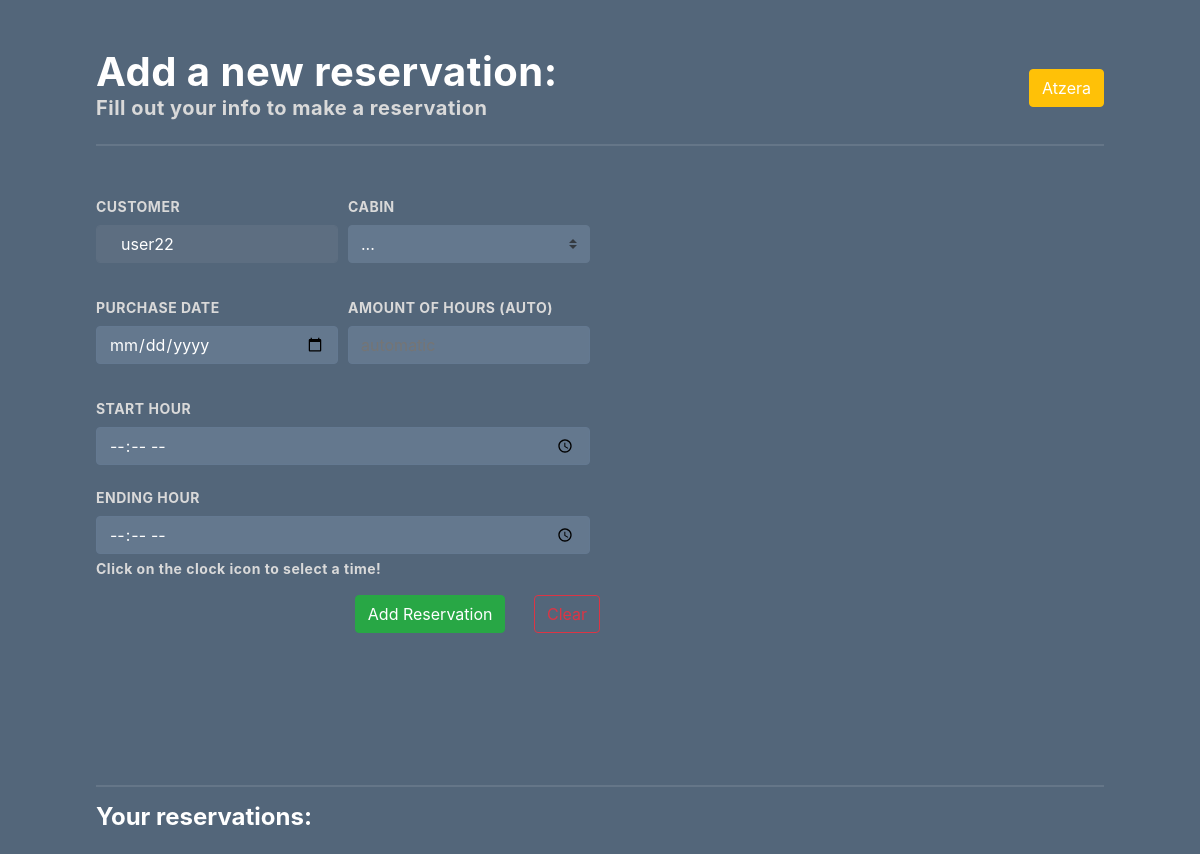
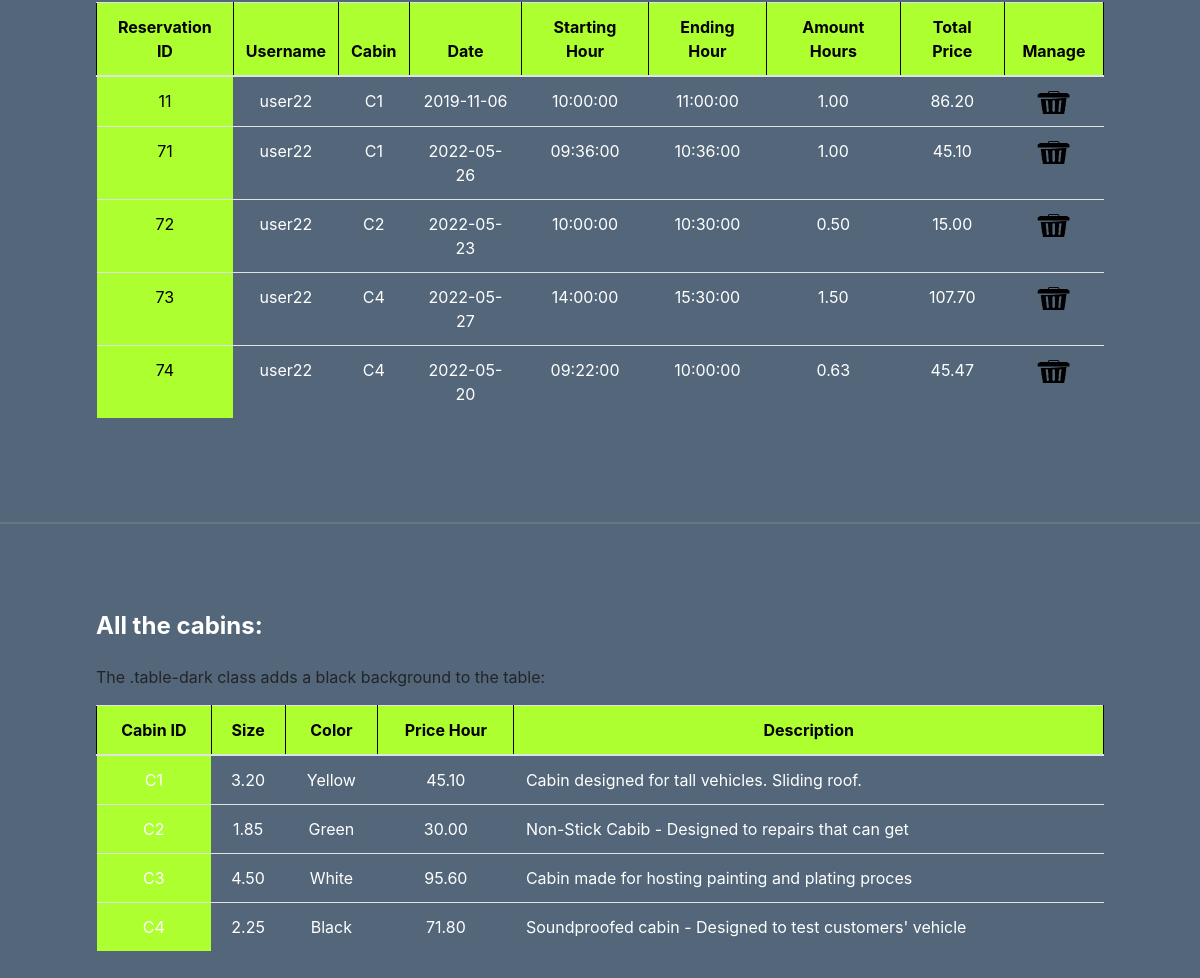
The app's page /Markup_Language/finalVersion/newReservationFinalForm.php (signed in) with its own data (2 pictures, top to bottom).
### tables this page shows
CREATE TABLE `reservation` (
  `id_Reservation` int(50) NOT NULL,
  `cust_Username` varchar(50) NOT NULL,
  `id_cabin` varchar(10) NOT NULL,
  `Date` date NOT NULL,
  `Starting_Hour` time NOT NULL,
  `Ending_Hour` time NOT NULL,
  `Amount_Hours` double(10,2) NOT NULL,
  `Total_Price` double(10,2) NOT NULL
);

CREATE TABLE `cabin` (
  `Cabin_ID` varchar(10) NOT NULL,
  `id_worker` int(20) NOT NULL,
  `Size` double(3,2) NOT NULL,
  `Color` varchar(20) NOT NULL,
  `Price_Hour` double(5,2) NOT NULL,
  `Description` varchar(100) NOT NULL
);

### Markup_Language/finalVersion/newReservationFinalForm.php (the view, shortened to what this page needs)
<!DOCTYPE html>
<html lang="en">
<head>
    <link rel="stylesheet" href="https://cdn.jsdelivr.net/npm/bootstrap@4.6.1/dist/css/bootstrap.min.css">
    <link rel="stylesheet" href="newreservationform.css">
</head>
<body>
    <?php
    $currentUser = $_SESSION['usuario'];
    ?>
    <div class="p-5 mx-5">
        <div class="d-flex justify-content-between align-items-center">
            <div>
                <h1 class="font-weight-bold text-white m-0 tracking">Add a new reservation:</h1>
                <p class="font-weight-bold gray-light h5 tracking">Fill out your info to make a reservation</p>
            </div>
            <div>
                <a href="webCustomersFinal.php">
                    <button class="btn btn-warning text-white">Atzera</button>
                </a>
            </div>
        </div>
        <hr>
        <form id="form-container" action="insertNewReservation.php" method="POST">
            <div class="form-row w-50 mt-5">
                <div class="col form-group">
                    <label for="currentUser" class="text-uppercase font-weight-bold gray-light tracking fs-6">Customer</label>
                    <input type="text" id="currentUser" class="form-control form-bg-blue text-white" disabled placeholder="<?php echo $currentUser ?>">
                </div>
                <div class="col form-group">
                    <label for="currentUser" class="text-uppercase font-weight-bold gray-light tracking fs-6">Cabin</label>
                    <select name="cabinChoices" class="custom-select form-bg-blue text-white mb-3" required>
                        <option selected>...</option>
                    </select>
                </div>
            </div>
            <div class="form-row w-50">
                <div class="col form-group">
                    <label for="datepicker" class="text-uppercase font-weight-bold gray-light tracking fs-6">purchase date</label>
                    <input id="datepicker" type="date" name="reservationDate" placeholder="specify date" class="formAlign custom-select-date" required />
                </div>
                <div class="col form-group">
                    <label for="currentUser" class="text-uppercase font-weight-bold gray-light tracking fs-6">Amount of hours (auto)</label>
                    <input name="amount" type="number" class="custom-select-date" placeholder="automatic" disabled>
                </div>
            </div>
            <div class="form-row w-50 mt-3">
                <div class="col form-group">
                    <label for="start_hour" class="text-uppercase font-weight-bold gray-light tracking fs-6">Start hour</label>
                    <input name="start_hour" type="time" class="custom-select-date" required>
                </div>
            </div>
            <div class="form-row w-50 mt-1">
                <div class="col form-group">
                    <label for="end_hour" class="text-uppercase font-weight-bold gray-light tracking fs-6">Ending hour</label>
                    <input name="end_hour" type="time" class="custom-select-date" required>
                    <small class="form-text gray-light font-weight-bold tracking">Click on the clock icon to select a time!</small>
                </div>
            </div>
            <div class="form-group w-50 text-right">
                <input class="btn btn-success mr-4" name="send" type="submit" value="Add Reservation">
                <input class="btn btn-outline-danger" type="reset" value="Clear">
            </div>
        </form>
    </div>
    <div class="p-5 mx-5">
        <div>
            <?php
            $currentUser = $_SESSION['usuario'];
            $link = connectDataBase();
            $emaitza = mysqli_query($link, "select * from reservation where cust_Username='$currentUser'");
            ?>
            <br>
            <hr />
            <h4 class="font-weight-bold text-left mb-4" style="color:white;">Your reservations:</h4>
            <table class="table table-blue rounded-lg tableMove" style="text-align:center;margin-left:auto; margin-right:50%;">
                <colgroup>
                    <col span="1" style="background-color:greenyellow">
                </colgroup>
                <thead style="vertical-align:left" class="">
                    <tr style="text-align:center">
                        <th style="color:black;">Reservation ID</th>
                        <th>Username</th>
                        <th>Cabin</th>
                        <th>Date</th>
                        <th>Starting Hour</th>
                        <th>Ending Hour</th>
                        <th>Amount Hours</th>
                        <th>Total Price</th>
                        <th>Manage</th>
                    </tr>
                    <?php
                    while ($erregistroa = mysqli_fetch_array($emaitza)) {
                        printf("<tr >
                        <td style='color:black;'>%d</td>
                        <td>%s</td>
                        <td>%s</td>
                        <td>%s</td>
                        <td>%s</td>
                        <td>%s</td>
                        <td>%.2f</td>
                        <td>%.2f</td>
                        <td>
                          <a href='deleteAdvancedReservation.php?reservationIdentifier=%s'>
                            <img src='../finalVersion/img/deleteImage.png' width='75px' height='23px' align='center'></img>
                          </a>
                        </td>
                      </tr>", $erregistroa[0], $erregistroa[1], $erregistroa[2], $erregistroa[3], $erregistroa[4], $erregistroa[5], $erregistroa[6], $erregistroa[7], $erregistroa[0]);
                    }
                    ?>
                </thead>
            </table>
        </div>
    </div>
    <br>
    <hr />
    <br>
    <div class="p-5 mx-5">
        <div>
            <?php
            $link = connectDataBase();
            $emaitza = mysqli_query($link, "select * from cabin");
            ?>
            <h4 class="font-weight-bold text-left mb-4" style="color:white;">All the cabins:</h4>
            <p>The .table-dark class adds a black background to the table:</p>
            <table class="table table-blue rounded-lg tableMove" style="text-align:center;margin-left:auto; margin-right:50%;">
                <colgroup>
                    <col span="1" style="background-color:greenyellow">
                </colgroup>
                <thead style="vertical-align:left">
                    <tr style="text-align:center">
                        <th>Cabin ID</th>
                        <th>Size</th>
                        <th>Color</th>
                        <th>Price Hour</th>
                        <th>Description</th>
                    </tr>
                    <?php
                    while ($erregistroa = mysqli_fetch_array($emaitza)) {
                        printf("<tr>
                        <td>%s</td>
                        <td>%.2f</td>
                        <td>%s</td>
                        <td>%.2f</td>
                        <td style='text-align:left;width:auto;'>%s</td>
                      </tr>", $erregistroa[0], $erregistroa[2], $erregistroa[3], $erregistroa[4], $erregistroa[5]);
                    }
                    ?>
                </thead>
            </table>
        </div>
    </div>
</body>
</html>

### Markup_Language/finalVersion/newReservationForm.css (style rules this page uses)
* { box-sizing: border-box; padding: 0; margin: 0; }
.tracking { letter-spacing: 0.5px; }
.gray-light { color: #d9d9d9; }
.fs-6 { font-size: 14px; }
.form-bg-blue { background-color: #64788e; border-color: #64788e; }
.form-control::placeholder { display: block; width: 100%; height: calc(1.5em + 0.75rem + 2px); padding: 0.375rem 0.75rem; font-size: 1rem; font-weight: 400; line-height: 1.5; color: white; background-clip: padding-box; border-radius: 0.25rem; transition: border-color 0.15s ease-in-out, box-shadow 0.15s ease-in-out; }
.form-control:disabled { background-color: #5d6e81; border-color: #5d6e81; color: white; }
.custom-select-date { display: inline-block; width: 100%; height: calc(1.5em + 0.75rem + 2px); padding: 6px 12px; font-size: 1rem; font-weight: 400; line-height: 1.5; color: white; vertical-align: middle; background-color: #64788e; border: 1px solid #647991; border-radius: 0.25rem; -webkit-appearance: none; -moz-appearance: none; appearance: none; }
#form-container { animation: 1s ease-out 0s 1 slideInFromLeft; }
hr { margin-top: 1rem; margin-bottom: 1rem; border: 0; border-top: 2px solid rgba(255, 255, 255, 0.1); }

### Markup_Language/finalVersion/newReservationFinalForm.php (style rules this page uses)
body { max-width: 100%; overflow-x: hidden; font-family: 'Inter', sans-serif; background-color: #53667A; }
th { border: 1px solid black; border-collapse: collapse; background-color: greenyellow; color: black; }
td { color: white; }

### records on screen
reservation: id_Reservation "11", cust_Username "user22", id_cabin "C1", Date "2019-11-06", Starting_Hour "10:00:00", Ending_Hour "11:00:00", Amount_Hours "1.00", Total_Price "86.20"
reservation: id_Reservation "71", cust_Username "user22", id_cabin "C1", Date "2022-05-26", Starting_Hour "09:36:00", Ending_Hour "10:36:00", Amount_Hours "1.00", Total_Price "45.10"
reservation: id_Reservation "72", cust_Username "user22", id_cabin "C2", Date "2022-05-23", Starting_Hour "10:00:00", Ending_Hour "10:30:00", Amount_Hours "0.50", Total_Price "15.00"
reservation: id_Reservation "73", cust_Username "user22", id_cabin "C4", Date "2022-05-27", Starting_Hour "14:00:00", Ending_Hour "15:30:00", Amount_Hours "1.50", Total_Price "107.70"
reservation: id_Reservation "74", cust_Username "user22", id_cabin "C4", Date "2022-05-20", Starting_Hour "09:22:00", Ending_Hour "10:00:00", Amount_Hours "0.63", Total_Price "45.47"
cabin: Cabin_ID "C1", Size "3.20", Color "Yellow", Price_Hour "45.10", Description "Cabin designed for tall vehicles. Sliding roof."
cabin: Cabin_ID "C2", Size "1.85", Color "Green", Price_Hour "30.00", Description "Non-Stick Cabib - Designed to repairs that can get"
cabin: Cabin_ID "C3", Size "4.50", Color "White", Price_Hour "95.60", Description "Cabin made for hosting painting and plating proces"
cabin: Cabin_ID "C4", Size "2.25", Color "Black", Price_Hour "71.80", Description "Soundproofed cabin - Designed to test customers' vehicle"
